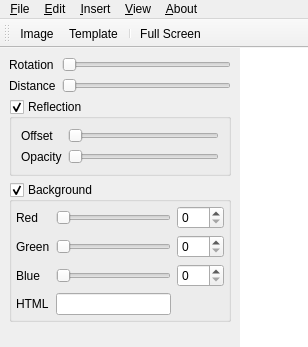
<?xml version="1.0" encoding="UTF-8"?>
<ui version="4.0">
 <class>MainWindow</class>
 <widget class="QMainWindow" name="MainWindow">
  <property name="geometry">
   <rect>
    <x>0</x>
    <y>0</y>
    <width>300</width>
    <height>347</height>
   </rect>
  </property>
  <property name="windowTitle">
   <string>Screenie</string>
  </property>
  <widget class="QWidget" name="centralwidget">
   <layout class="QGridLayout" name="gridLayout">
    <property name="margin">
     <number>0</number>
    </property>
    <property name="spacing">
     <number>0</number>
    </property>
    <item row="0" column="2">
     <widget class="QGraphicsView" name="graphicsView">
      <property name="frameShape">
       <enum>QFrame::NoFrame</enum>
      </property>
      <property name="frameShadow">
       <enum>QFrame::Plain</enum>
      </property>
      <property name="lineWidth">
       <number>0</number>
      </property>
     </widget>
    </item>
    <item row="0" column="0">
     <widget class="QWidget" name="sidePanel" native="true">
      <property name="minimumSize">
       <size>
        <width>240</width>
        <height>0</height>
       </size>
      </property>
      <property name="maximumSize">
       <size>
        <width>240</width>
        <height>16777215</height>
       </size>
      </property>
      <layout class="QGridLayout" name="gridLayout_5">
       <item row="0" column="0">
        <layout class="QGridLayout" name="gridLayout_2">
         <item row="0" column="0">
          <widget class="QLabel" name="label">
           <property name="text">
            <string>Rotation</string>
           </property>
          </widget>
         </item>
         <item row="1" column="0">
          <widget class="QLabel" name="label_2">
           <property name="text">
            <string>Distance</string>
           </property>
          </widget>
         </item>
         <item row="1" column="1">
          <widget class="QSlider" name="distanceSlider">
           <property name="maximum">
            <number>200</number>
           </property>
           <property name="orientation">
            <enum>Qt::Horizontal</enum>
           </property>
          </widget>
         </item>
         <item row="0" column="1">
          <widget class="QSlider" name="rotationSlider">
           <property name="minimum">
            <number>0</number>
           </property>
           <property name="maximum">
            <number>360</number>
           </property>
           <property name="singleStep">
            <number>15</number>
           </property>
           <property name="orientation">
            <enum>Qt::Horizontal</enum>
           </property>
          </widget>
         </item>
        </layout>
       </item>
       <item row="1" column="0">
        <widget class="QGroupBox" name="reflectionGroupBox">
         <property name="title">
          <string>Reflection</string>
         </property>
         <property name="checkable">
          <bool>true</bool>
         </property>
         <layout class="QGridLayout" name="gridLayout_3">
          <item row="0" column="0">
           <widget class="QLabel" name="label_3">
            <property name="text">
             <string>Offset</string>
            </property>
           </widget>
          </item>
          <item row="0" column="1">
           <widget class="QSlider" name="reflectionOffsetSlider">
            <property name="minimum">
             <number>1</number>
            </property>
            <property name="maximum">
             <number>100</number>
            </property>
            <property name="orientation">
             <enum>Qt::Horizontal</enum>
            </property>
           </widget>
          </item>
          <item row="1" column="0">
           <widget class="QLabel" name="label_4">
            <property name="text">
             <string>Opacity</string>
            </property>
           </widget>
          </item>
          <item row="1" column="1">
           <widget class="QSlider" name="reflectionOpacitySlider">
            <property name="maximum">
             <number>100</number>
            </property>
            <property name="value">
             <number>0</number>
            </property>
            <property name="orientation">
             <enum>Qt::Horizontal</enum>
            </property>
           </widget>
          </item>
         </layout>
        </widget>
       </item>
       <item row="2" column="0">
        <widget class="QGroupBox" name="backgroundColorGroupBox">
         <property name="title">
          <string>Background</string>
         </property>
         <property name="checkable">
          <bool>true</bool>
         </property>
         <layout class="QVBoxLayout" name="verticalLayout">
          <property name="margin">
           <number>4</number>
          </property>
          <item>
           <layout class="QGridLayout" name="gridLayout_4">
            <item row="0" column="0">
             <widget class="QLabel" name="label_5">
              <property name="text">
               <string>Red</string>
              </property>
             </widget>
            </item>
            <item row="0" column="1">
             <widget class="QSlider" name="redSlider">
              <property name="maximum">
               <number>255</number>
              </property>
              <property name="orientation">
               <enum>Qt::Horizontal</enum>
              </property>
             </widget>
            </item>
            <item row="0" column="2">
             <widget class="QSpinBox" name="redSpinBox">
              <property name="maximum">
               <number>255</number>
              </property>
             </widget>
            </item>
            <item row="1" column="0">
             <widget class="QLabel" name="label_6">
              <property name="text">
               <string>Green</string>
              </property>
             </widget>
            </item>
            <item row="1" column="1">
             <widget class="QSlider" name="greenSlider">
              <property name="maximum">
               <number>255</number>
              </property>
              <property name="orientation">
               <enum>Qt::Horizontal</enum>
              </property>
             </widget>
            </item>
            <item row="1" column="2">
             <widget class="QSpinBox" name="greenSpinBox">
              <property name="maximum">
               <number>255</number>
              </property>
             </widget>
            </item>
            <item row="2" column="0">
             <widget class="QLabel" name="label_7">
              <property name="text">
               <string>Blue</string>
              </property>
             </widget>
            </item>
            <item row="2" column="1">
             <widget class="QSlider" name="blueSlider">
              <property name="maximum">
               <number>255</number>
              </property>
              <property name="orientation">
               <enum>Qt::Horizontal</enum>
              </property>
             </widget>
            </item>
            <item row="2" column="2">
             <widget class="QSpinBox" name="blueSpinBox">
              <property name="maximum">
               <number>255</number>
              </property>
             </widget>
            </item>
            <item row="3" column="0">
             <widget class="QLabel" name="label_8">
              <property name="text">
               <string>HTML</string>
              </property>
             </widget>
            </item>
            <item row="3" column="1">
             <widget class="QLineEdit" name="htmlBGColorLineEdit">
              <property name="minimumSize">
               <size>
                <width>0</width>
                <height>0</height>
               </size>
              </property>
              <property name="text">
               <string notr="true"/>
              </property>
              <property name="maxLength">
               <number>6</number>
              </property>
             </widget>
            </item>
           </layout>
          </item>
         </layout>
        </widget>
       </item>
       <item row="3" column="0">
        <spacer name="verticalSpacer">
         <property name="orientation">
          <enum>Qt::Vertical</enum>
         </property>
         <property name="sizeHint" stdset="0">
          <size>
           <width>20</width>
           <height>453</height>
          </size>
         </property>
        </spacer>
       </item>
      </layout>
     </widget>
    </item>
   </layout>
  </widget>
  <widget class="QMenuBar" name="menubar">
   <property name="geometry">
    <rect>
     <x>0</x>
     <y>0</y>
     <width>300</width>
     <height>20</height>
    </rect>
   </property>
   <widget class="QMenu" name="menu_File">
    <property name="title">
     <string>&amp;File</string>
    </property>
    <widget class="QMenu" name="recentFilesMenu">
     <property name="title">
      <string>&amp;Recent Files</string>
     </property>
    </widget>
    <addaction name="newAction"/>
    <addaction name="openAction"/>
    <addaction name="saveAction"/>
    <addaction name="saveAsAction"/>
    <addaction name="exportAction"/>
    <addaction name="separator"/>
    <addaction name="recentFilesMenu"/>
    <addaction name="separator"/>
    <addaction name="quitAction"/>
   </widget>
   <widget class="QMenu" name="menu_About">
    <property name="title">
     <string>&amp;About</string>
    </property>
    <addaction name="aboutQtAction"/>
   </widget>
   <widget class="QMenu" name="menu_Insert">
    <property name="title">
     <string>&amp;Insert</string>
    </property>
    <addaction name="addImageAction"/>
    <addaction name="addTemplateAction"/>
   </widget>
   <widget class="QMenu" name="menu_View">
    <property name="title">
     <string>&amp;View</string>
    </property>
    <addaction name="toggleFullScreenAction"/>
   </widget>
   <widget class="QMenu" name="menu_Edit">
    <property name="title">
     <string>&amp;Edit</string>
    </property>
    <addaction name="cutAction"/>
    <addaction name="copyAction"/>
    <addaction name="pasteAction"/>
    <addaction name="deleteAction"/>
    <addaction name="separator"/>
    <addaction name="selectAllAction"/>
   </widget>
   <addaction name="menu_File"/>
   <addaction name="menu_Edit"/>
   <addaction name="menu_Insert"/>
   <addaction name="menu_View"/>
   <addaction name="menu_About"/>
  </widget>
  <widget class="QToolBar" name="toolBar">
   <property name="windowTitle">
    <string>toolBar</string>
   </property>
   <attribute name="toolBarArea">
    <enum>TopToolBarArea</enum>
   </attribute>
   <attribute name="toolBarBreak">
    <bool>false</bool>
   </attribute>
   <addaction name="addImageAction"/>
   <addaction name="addTemplateAction"/>
   <addaction name="separator"/>
   <addaction name="toggleFullScreenAction"/>
  </widget>
  <action name="quitAction">
   <property name="icon">
    <iconset resource="../../Resources/Resources.qrc">
     <normaloff>:/img/application-exit.png</normaloff>:/img/application-exit.png</iconset>
   </property>
   <property name="text">
    <string>&amp;Quit</string>
   </property>
   <property name="shortcut">
    <string>Ctrl+Q</string>
   </property>
  </action>
  <action name="addImageAction">
   <property name="icon">
    <iconset resource="../../Resources/Resources.qrc">
     <normaloff>:/img/insert-image.png</normaloff>:/img/insert-image.png</iconset>
   </property>
   <property name="text">
    <string>Image</string>
   </property>
   <property name="toolTip">
    <string>Add Image</string>
   </property>
   <property name="shortcut">
    <string>Ctrl+I</string>
   </property>
  </action>
  <action name="openAction">
   <property name="icon">
    <iconset resource="../../Resources/Resources.qrc">
     <normaloff>:/img/document-open.png</normaloff>:/img/document-open.png</iconset>
   </property>
   <property name="text">
    <string>&amp;Open</string>
   </property>
   <property name="shortcut">
    <string>Ctrl+O</string>
   </property>
  </action>
  <action name="saveAction">
   <property name="icon">
    <iconset resource="../../Resources/Resources.qrc">
     <normaloff>:/img/document-save.png</normaloff>:/img/document-save.png</iconset>
   </property>
   <property name="text">
    <string>&amp;Save</string>
   </property>
   <property name="shortcut">
    <string>Ctrl+S</string>
   </property>
  </action>
  <action name="saveAsAction">
   <property name="icon">
    <iconset resource="../../Resources/Resources.qrc">
     <normaloff>:/img/document-save-as.png</normaloff>:/img/document-save-as.png</iconset>
   </property>
   <property name="text">
    <string>Save &amp;As</string>
   </property>
   <property name="shortcut">
    <string>Ctrl+Shift+S</string>
   </property>
  </action>
  <action name="exportAction">
   <property name="text">
    <string>&amp;Export Image</string>
   </property>
   <property name="shortcut">
    <string>Ctrl+E</string>
   </property>
  </action>
  <action name="aboutQtAction">
   <property name="text">
    <string>About &amp;Qt</string>
   </property>
  </action>
  <action name="addTemplateAction">
   <property name="icon">
    <iconset resource="../../Resources/Resources.qrc">
     <normaloff>:/img/insert-template.png</normaloff>:/img/insert-template.png</iconset>
   </property>
   <property name="text">
    <string>Template</string>
   </property>
   <property name="toolTip">
    <string>Add Template</string>
   </property>
   <property name="shortcut">
    <string>Ctrl+T</string>
   </property>
  </action>
  <action name="toggleFullScreenAction">
   <property name="icon">
    <iconset resource="../../Resources/Resources.qrc">
     <normaloff>:/img/view-fullscreen.png</normaloff>:/img/view-fullscreen.png</iconset>
   </property>
   <property name="text">
    <string>&amp;Full Screen</string>
   </property>
   <property name="toolTip">
    <string>View Full Screen</string>
   </property>
   <property name="shortcut">
    <string>F11</string>
   </property>
  </action>
  <action name="selectAllAction">
   <property name="text">
    <string>Select &amp;All</string>
   </property>
   <property name="shortcut">
    <string>Ctrl+A</string>
   </property>
  </action>
  <action name="cutAction">
   <property name="icon">
    <iconset resource="../../Resources/Resources.qrc">
     <normaloff>:/img/edit-cut.png</normaloff>:/img/edit-cut.png</iconset>
   </property>
   <property name="text">
    <string>Cu&amp;t</string>
   </property>
   <property name="shortcut">
    <string>Ctrl+X</string>
   </property>
  </action>
  <action name="copyAction">
   <property name="icon">
    <iconset resource="../../Resources/Resources.qrc">
     <normaloff>:/img/edit-copy.png</normaloff>:/img/edit-copy.png</iconset>
   </property>
   <property name="text">
    <string>&amp;Copy</string>
   </property>
   <property name="shortcut">
    <string>Ctrl+C</string>
   </property>
  </action>
  <action name="pasteAction">
   <property name="icon">
    <iconset resource="../../Resources/Resources.qrc">
     <normaloff>:/img/edit-paste.png</normaloff>:/img/edit-paste.png</iconset>
   </property>
   <property name="text">
    <string>&amp;Paste</string>
   </property>
   <property name="shortcut">
    <string>Ctrl+V</string>
   </property>
  </action>
  <action name="deleteAction">
   <property name="icon">
    <iconset resource="../../Resources/Resources.qrc">
     <normaloff>:/img/edit-delete.png</normaloff>:/img/edit-delete.png</iconset>
   </property>
   <property name="text">
    <string>&amp;Delete</string>
   </property>
   <property name="shortcut">
    <string>Del</string>
   </property>
  </action>
  <action name="newAction">
   <property name="icon">
    <iconset resource="../../Resources/Resources.qrc">
     <normaloff>:/img/document-new.png</normaloff>:/img/document-new.png</iconset>
   </property>
   <property name="text">
    <string>&amp;New</string>
   </property>
   <property name="shortcut">
    <string>Ctrl+N</string>
   </property>
  </action>
 </widget>
 <resources>
  <include location="../../Resources/Resources.qrc"/>
 </resources>
 <connections>
  <connection>
   <sender>quitAction</sender>
   <signal>triggered()</signal>
   <receiver>MainWindow</receiver>
   <slot>close()</slot>
   <hints>
    <hint type="sourcelabel">
     <x>-1</x>
     <y>-1</y>
    </hint>
    <hint type="destinationlabel">
     <x>399</x>
     <y>299</y>
    </hint>
   </hints>
  </connection>
 </connections>
</ui>
